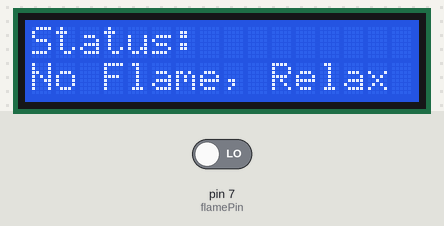
The sketch below on a simulated Arduino Uno, built with avr-gcc and run on an emulated ATmega328P. Shown: 16×2 character LCD. Inputs (shaded band) come from the test bench; at power-on: pin 7 (flamePin) LOW.

Above: at 1.2 s.
1.3 s: pin 7 (flamePin) driven HIGH
At 2.3 s:
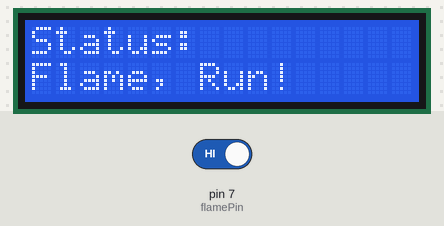
2.8 s: pin 7 (flamePin) driven LOW
At 3.4 s:
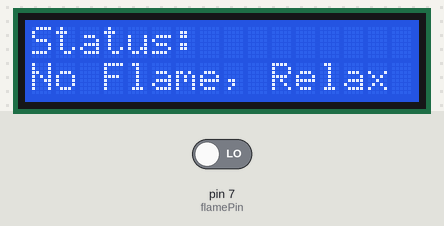
Timing chart, 0 to 5.8 s (numbered marks = the images above; inputs shaded):
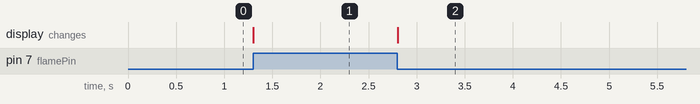

The sketch:

flame.ino
```cpp
#include <LiquidCrystal.h>

LiquidCrystal lcd(13, 12, 11, 10, 9, 8);

const unsigned int flamePin = 7;

void setup() {
  pinMode(flamePin, INPUT);

  lcd.begin(16, 2);
  lcd.setCursor(0, 0);
  lcd.print("Status: ");
}

void loop() {
  lcd.setCursor(0, 1);

  if (digitalRead(flamePin) == HIGH) {
    lcd.print("Flame, Run!    ");
  } else {
    lcd.print("No Flame, Relax");
  }
}
```

Measured:
- after the input at 1.3 s, the display: changes at once (image 1)
- after the input at 2.8 s, the display: changes at once (image 2)
